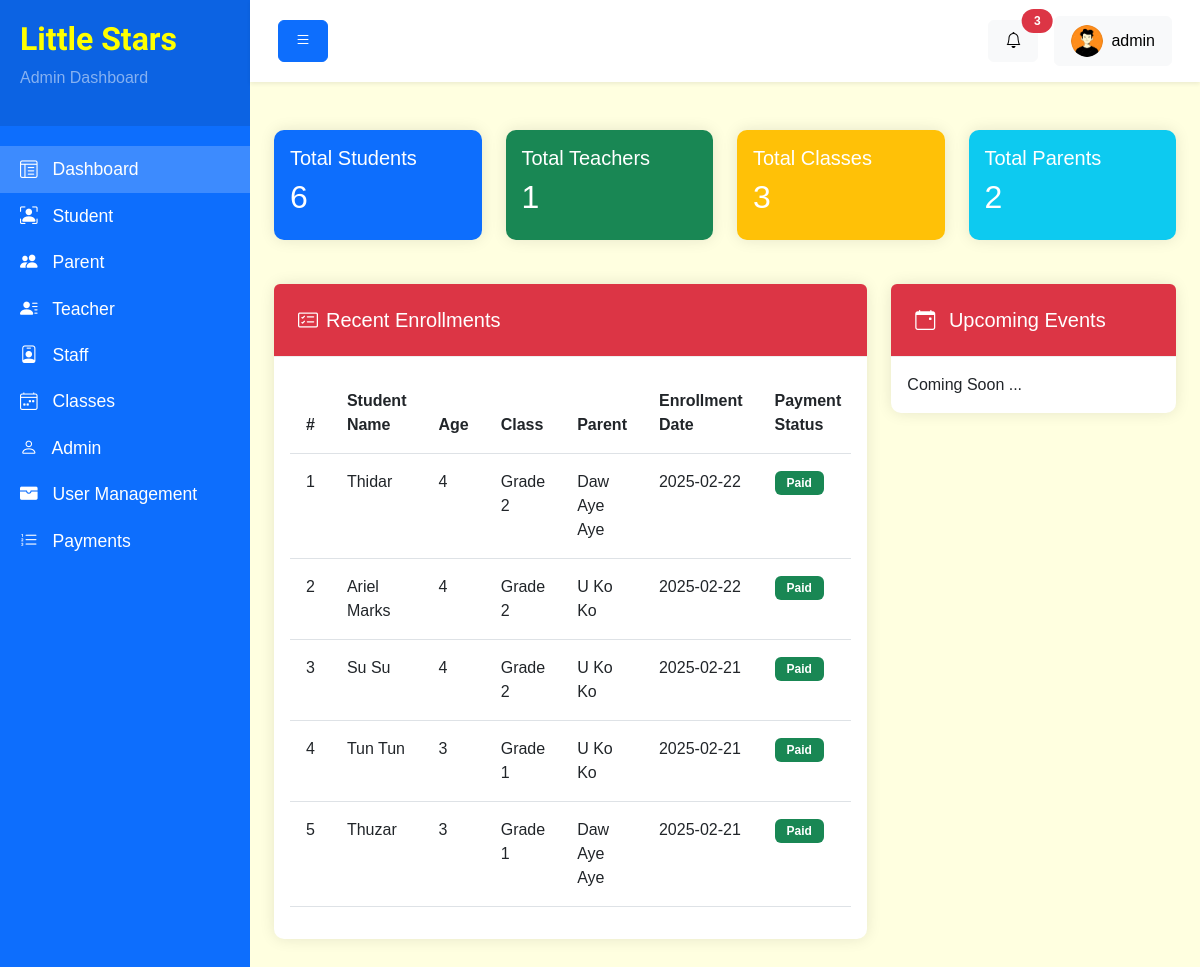
Screenshot of /backend/index.php (signed in) with the database file from the repository.
### tables this page shows
CREATE TABLE `Students` (
  `student_id` int NOT NULL,
  `parent_id` int NOT NULL,
  `class_id` int NOT NULL,
  `name` varchar(50) NOT NULL,
  `photo` varchar(255) DEFAULT NULL,
  `date_of_birth` date NOT NULL,
  `gender` enum('male','female') NOT NULL DEFAULT 'male',
  `enrollment_date` date NOT NULL,
  `status` enum('active','suspend','pending') NOT NULL DEFAULT 'pending'
);

CREATE TABLE `Classes` (
  `class_id` int NOT NULL,
  `teacher_id` int NOT NULL,
  `class_name` varchar(50) NOT NULL,
  `fees` int NOT NULL,
  `age_group` varchar(50) NOT NULL,
  `max_students` int DEFAULT NULL,
  `schedule` text,
  `start_date` date NOT NULL,
  `status` enum('active','inactive') NOT NULL DEFAULT 'active'
);

CREATE TABLE `Parents` (
  `parent_id` int NOT NULL,
  `user_id` int NOT NULL,
  `name` varchar(50) NOT NULL,
  `photo` varchar(255) DEFAULT NULL,
  `phone` varchar(50) NOT NULL,
  `address` text
);

### backend/components/dashboard/recent-enrollments.php (the view)
 <?php
    include '../database/db.php';
    $get_student_list_query = "SELECT *,
    Students.name AS student_name, Parents.name AS parent_name, Classes.class_name AS class_name
    FROM Students
    LEFT JOIN Payments ON Students.student_id = Payments.student_id
    LEFT JOIN Parents ON Students.parent_id = Parents.parent_id
    LEFT JOIN Classes ON Students.class_id = Classes.class_id
    -- WHERE Payments.payment_status = 'paid'
    ORDER BY Students.student_id
    DESC LIMIT 5";
    $statement = $pdo->prepare($get_student_list_query);
    $statement->execute();
    $students = [];
    while($student = $statement->fetch(PDO::FETCH_ASSOC)) {
        $students[] = $student;
    }
    function calculate_age($date_of_birth) {
        $date_of_birth = new DateTime($date_of_birth);
        $interval = $date_of_birth->diff(new DateTime(date('Y-m-d')));
        return $interval->y;
    }
?>
 <div class="col-md-8">
         <div class="card">
             <div class="card-header p-4 bg-danger text-white  rounded-top">
                 <h5 class="card-title mb-0"><i class="bi bi-card-checklist me-2"></i>Recent Enrollments</h5>
             </div>
             <div class="card-body">
                 <div class="table-responsive">
                     <table class="table">
                         <thead>
                             <tr>
                                <th>#</th>
                                 <th>Student Name</th>
                                 <th>Age</th>
                                 <th>Class</th>
                                 <th>Parent</th>
                                 <th>Enrollment Date</th>
                                 <th>Payment Status</th>
                             </tr>
                         </thead>
                         <tbody>
                         <?php if(isset($students) && count($students) > 0) : ?>
                            <?php $id = 1; ?>
                            <?php foreach($students as $student) : ?>
                                <tr>
                                    <td><?= $id++ ?></td>
                                    <td><?= $student['student_name'] ?></td>
                                    <td><?= calculate_age($student['date_of_birth']) ?></td>
                                    <td><?= $student['class_name'] ?></td>
                                    <td><?= $student['parent_name'] ?></td>
                                    <td><?= $student['enrollment_date'] ?></td>
                                    <td>
                                    <?php if($student['payment_status'] == 'paid') : ?>
                                       <span class="badge bg-success">Paid</span>
                                    <?php elseif($student['payment_status'] == 'checking') : ?>
                                       <span class="badge bg-warning">Checking</span>
                                    <?php elseif($student['payment_status'] == 'decline') : ?>
                                        <span class="badge bg-danger">Decline</span>
                                    <?php else : ?>
                                        <span class="badge bg-danger">Unpaid</span>
                                    <?php endif; ?>
                                    </td>
                                </tr>
                            <?php endforeach; ?>
                        <?php endif; ?>
                         </tbody>
                     </table>
                 </div>
             </div>
         </div>
</div>

### backend/css/style.css (style rules this page uses)
body { background: #f8f9fa; font-family: "Arial", sans-serif; }
.card { border: none; border-radius: 10px; box-shadow: 0 0 15px rgba(0, 0, 0, 0.1); margin-bottom: 20px; }
.card-header { background-color: #fff; border-bottom: 1px solid #eee; }
.table > :not(caption) > * > * { padding: 1rem; }
.badge { padding: 0.5em 1em; }

### backend/layouts/header.php (style rules this page uses)
body { background-color: lightyellow !important; }

### rows the page displays
students: name "Thidar", date_of_birth "4", class.class_name "Grade 2", parent.name "Daw Aye Aye", enrollment_date "2025-02-22"
students: name "Ariel Marks", date_of_birth "4", class.class_name "Grade 2", parent.name "U Ko Ko", enrollment_date "2025-02-22"
students: name "Su Su", date_of_birth "4", class.class_name "Grade 2", parent.name "U Ko Ko", enrollment_date "2025-02-21"
students: name "Tun Tun", date_of_birth "3", class.class_name "Grade 1", parent.name "U Ko Ko", enrollment_date "2025-02-21"
students: name "Thuzar", date_of_birth "3", class.class_name "Grade 1", parent.name "Daw Aye Aye", enrollment_date "2025-02-21"

### other values shown
$item['name'] "Dashboard"
$item['name'] "Student"
$item['name'] "Parent"
$item['name'] "Teacher"
$item['name'] "Staff"
$item['name'] "Classes"
$item['name'] "Admin"
$item['name'] "User Management"
$item['name'] "Payments"
$_SESSION['admin_user']['name'] "admin"
$count['student_count'] "6"
$count['teacher_count'] "1"
$count['class_count'] "3"
$count['parent_count'] "2"
